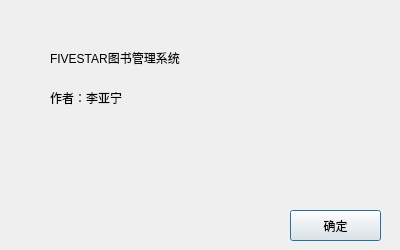
<?xml version="1.0" encoding="UTF-8"?>
<ui version="4.0">
 <class>AboutWindowClass</class>
 <widget class="QDialog" name="AboutWindowClass">
  <property name="geometry">
   <rect>
    <x>0</x>
    <y>0</y>
    <width>400</width>
    <height>250</height>
   </rect>
  </property>
  <property name="sizePolicy">
   <sizepolicy hsizetype="Preferred" vsizetype="Preferred">
    <horstretch>0</horstretch>
    <verstretch>0</verstretch>
   </sizepolicy>
  </property>
  <property name="minimumSize">
   <size>
    <width>400</width>
    <height>250</height>
   </size>
  </property>
  <property name="maximumSize">
   <size>
    <width>400</width>
    <height>250</height>
   </size>
  </property>
  <property name="sizeIncrement">
   <size>
    <width>80</width>
    <height>0</height>
   </size>
  </property>
  <property name="baseSize">
   <size>
    <width>60</width>
    <height>0</height>
   </size>
  </property>
  <property name="windowTitle">
   <string>关于</string>
  </property>
  <widget class="QLabel" name="label">
   <property name="geometry">
    <rect>
     <x>50</x>
     <y>120</y>
     <width>101</width>
     <height>101</height>
    </rect>
   </property>
   <property name="text">
    <string>&lt;html&gt;&lt;head/&gt;&lt;body&gt;&lt;p&gt;&lt;img width=&quot;100&quot; src=&quot;:/image/image/QQ图片20200420015658.jpg&quot;/&gt;&lt;/p&gt;&lt;/body&gt;&lt;/html&gt;</string>
   </property>
  </widget>
  <widget class="QLabel" name="label_2">
   <property name="geometry">
    <rect>
     <x>50</x>
     <y>50</y>
     <width>181</width>
     <height>16</height>
    </rect>
   </property>
   <property name="text">
    <string>FIVESTAR图书管理系统</string>
   </property>
  </widget>
  <widget class="QLabel" name="label_3">
   <property name="geometry">
    <rect>
     <x>50</x>
     <y>90</y>
     <width>141</width>
     <height>16</height>
    </rect>
   </property>
   <property name="whatsThis">
    <string>一个热爱代码的单身汪</string>
   </property>
   <property name="text">
    <string>作者：李亚宁</string>
   </property>
  </widget>
  <widget class="QPushButton" name="okButton">
   <property name="geometry">
    <rect>
     <x>290</x>
     <y>210</y>
     <width>91</width>
     <height>31</height>
    </rect>
   </property>
   <property name="text">
    <string>确定</string>
   </property>
  </widget>
 </widget>
 <resources>
  <include location="qrc/MainWindow.qrc"/>
  <include location="qrc/About.qrc"/>
 </resources>
 <connections>
  <connection>
   <sender>okButton</sender>
   <signal>clicked()</signal>
   <receiver>AboutWindowClass</receiver>
   <slot>accept()</slot>
   <hints>
    <hint type="sourcelabel">
     <x>278</x>
     <y>253</y>
    </hint>
    <hint type="destinationlabel">
     <x>96</x>
     <y>254</y>
    </hint>
   </hints>
  </connection>
 </connections>
</ui>
